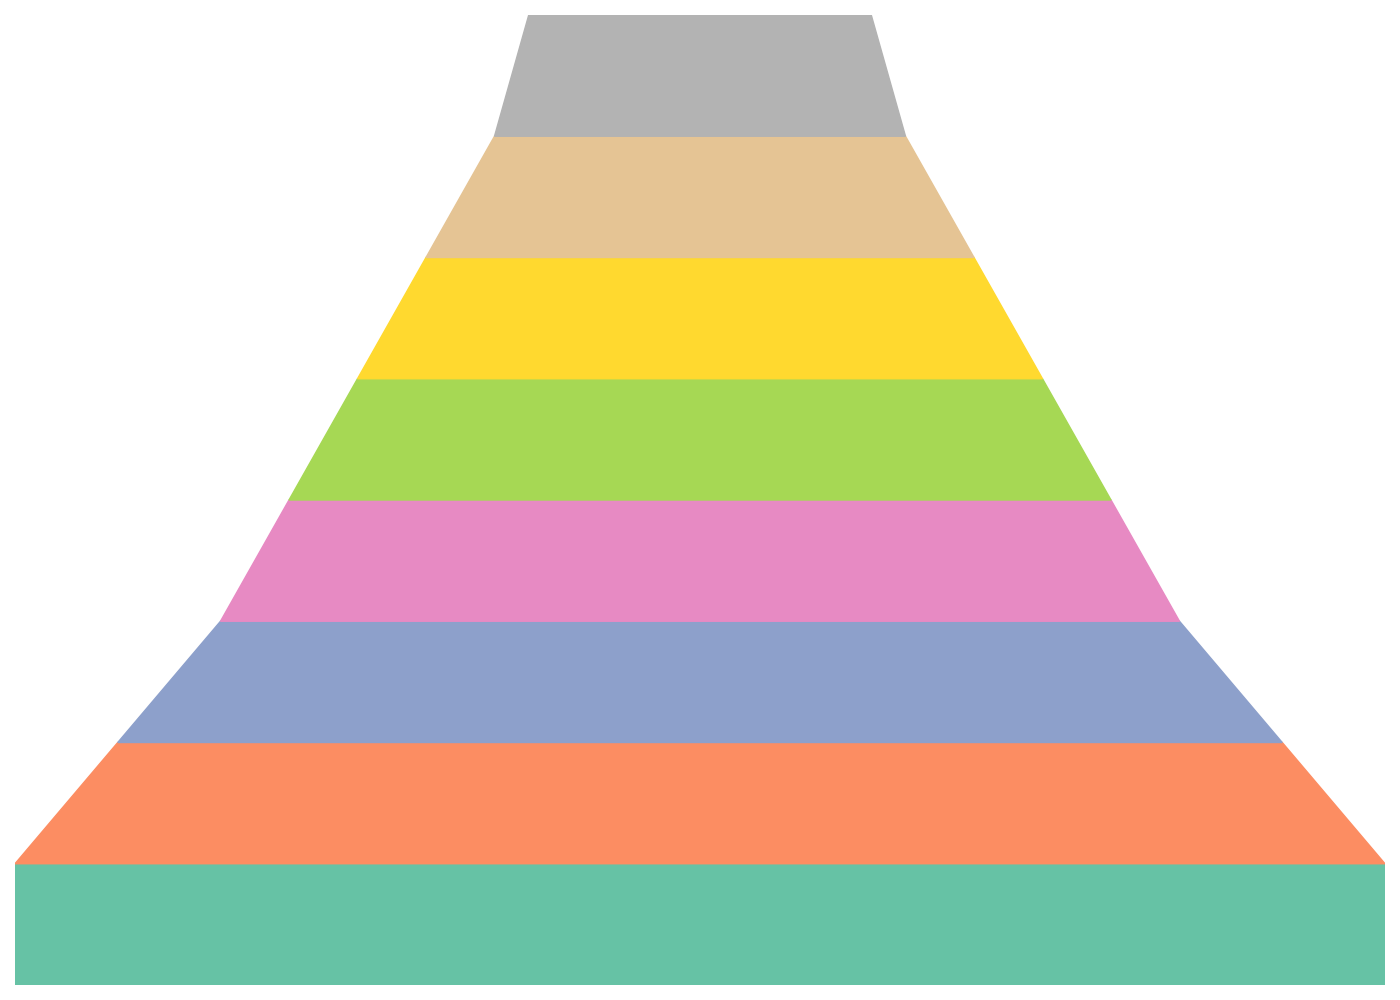

Generate this figure with Python:
import matplotlib.pyplot as plt
import matplotlib.patches as patches
import numpy as np

# Number of students at each stage (explicitly constructed data)
student_counts = np.array([1000, 850, 700, 600, 500, 400, 300, 250])

# Normalize widths for funnel-like appearance
widths = student_counts / student_counts[0]

# Define colors for each step
colors = ['#66c2a5', '#fc8d62', '#8da0cb', '#e78ac3', '#a6d854', '#ffd92f', '#e5c494', '#b3b3b3']

# Create figure and axis
fig, ax = plt.subplots(figsize=(14, 10))

# Add trapezoids for each stage of the funnel
for i in range(len(student_counts)):
    top_width = widths[i-1] if i > 0 else 1.0
    bottom_width = widths[i]
    
    trapezoid = patches.Polygon(
        [
            [(1 - top_width) / 2, i], [(1 + top_width) / 2, i], 
            [(1 + bottom_width) / 2, i + 1], [(1 - bottom_width) / 2, i + 1]
        ], closed=True, color=colors[i], edgecolor='black'
    )
    ax.add_patch(trapezoid)

ax.set_xlim(0, 1)
ax.set_ylim(0, len(student_counts))
ax.axis('off')  # Remove axes for a cleaner look

plt.tight_layout()
plt.show()
